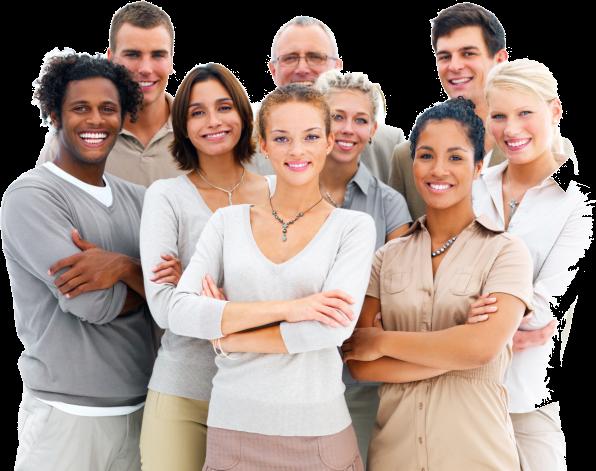
#> input picture Images/Nice Adults1.png, 596 x 471 px, found by its file name
$ jupyter execute --allow-errors A1.ipynb
#> lines starting #> are read from the running program, lines starting #| are printed output that depends on the picture
[cell 1]
import numpy as np
import matplotlib.pyplot as plt
import cv2
import os
from PIL import Image

[cell 2]
image_path = "C:/Users/astro/Documents/GitHub/Data-engineer-wavebreak/Images/Nice Adults1.png"
output_dir = os.path.dirname(image_path)
face_folder_path = os.path.join(output_dir, f"Faces for {os.path.basename(image_path)}")
try:
    os.makedirs(face_folder_path)
except FileExistsError:
    print(f'Directory {face_folder_path} already exists')

[cell 3]
# Load the Haar Cascade classifier for face detection
face_cascade = cv2.CascadeClassifier('haarcascades_frontalface_default.xml')

def detect_faces(image_path):
    """
    Pulls out the faces from an images and stores it in a folder.

    example:
        image_path = path/to/folder/image.jpg

        The facial images will be in the folder: path/to/folder/Faces for image.jpg"""
    faces = 0
    # Load the image using matplotlib (RGB format)
    image = cv2.imread(image_path)
#> image is the input picture: shape (471, 596, 3); mean B, G, R 127.3, 136.1, 155.1
    if plt.imread(image_path).shape[2] == 4:
        gray = cv2.cvtColor(image, cv2.COLOR_BGRA2GRAY)
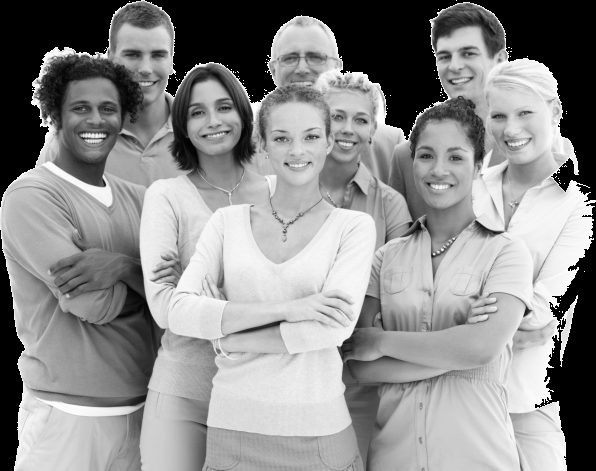
#> gray: shape (471, 596); min 0, max 255, mean 140.8
    else:
        gray = cv2.cvtColor(image, cv2.COLOR_BGR2GRAY)
    # Use the classifier to detect faces in the image
    faces = face_cascade.detectMultiScale(gray, 1.2, 5) # 1.2 = scale factor || 5 = minimum number of neighbours
#> faces = [[424, 31, 63, 63], [114, 29, 69, 69], [266, 29, 73, 73], [59, 80, 73, 73], [318, 94, 66, 66], [178, 84, 69, 69], [478, 90, 68, 68], [256, 106, 82, 82], [403, 126, 77, 77]]

    # Count the number of faces detected
    n_face = 1

    output_dir = os.path.dirname(image_path)
    face_folder_path = os.path.join(output_dir, f"Faces from ({os.path.splitext(os.path.basename(image_path))[0]})")

    # Check if directory already exists
    try:
        os.makedirs(face_folder_path)
    except FileExistsError:
        print(f'Directory {face_folder_path} already exists.')

    # Iterate through the faces
    for face in faces:
        # Get the Coordinates of the faces
        x,y,w,h = face

        headshot = image[y:y+h, x:x+w]
        headshot = Image.fromarray(obj = headshot)
        headshot.save(os.path.join(path = f"{face_folder_path}/face_{n_face}.png"))
        n_face += 1
#> this loop made 1 pass
#> pass 1, in detect_faces, `headshot = image[y:y+h, x:x+w]`:
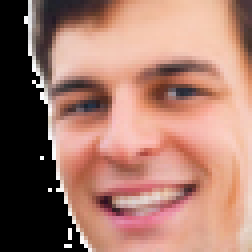
#> headshot: shape (63, 63, 3) (shown 4 times larger); mean B, G, R 109.3, 122.5, 166.2
#> after the loop, n_face = 1

    return len(faces)

$ run again, with Images/people happy.png copied over Images/Nice Adults1.png
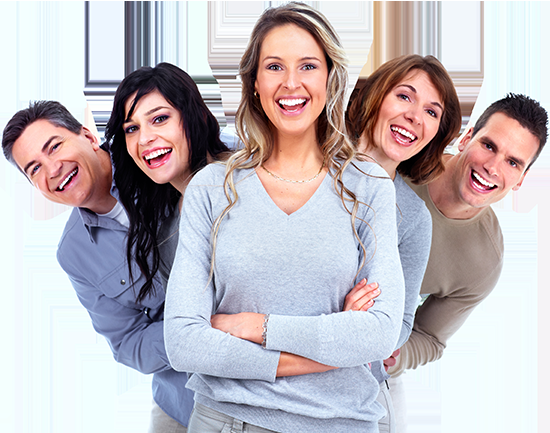
#> input picture Images/people happy.png, 550 x 433 px, found by its file name
#> in detect_faces, image is the input picture: shape (433, 550, 3); mean B, G, R 190.4, 185.1, 191.5
#> in detect_faces, `gray = cv2.cvtColor(image, cv2.COLOR_BGRA2GRAY)`:
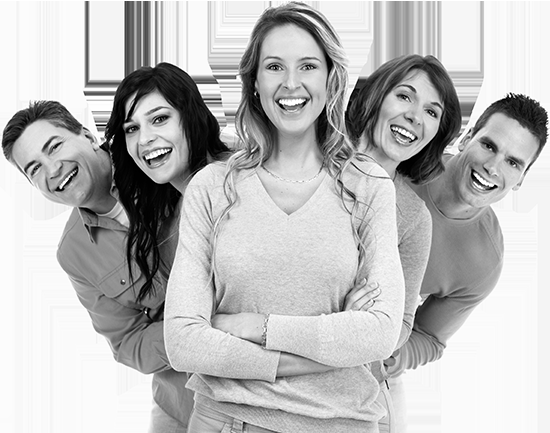
#> gray: shape (433, 550); min 0, max 255, mean 187.6
#> faces = [[107, 92, 85, 85], [246, 31, 92, 92]]
#> the loop in detect_faces, `for face in faces:` made 1 pass
#> pass 1, in detect_faces, `headshot = image[y:y+h, x:x+w]`:
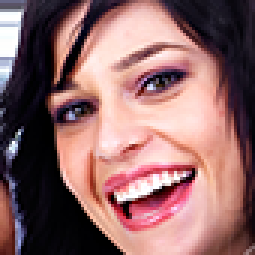
#> headshot: shape (85, 85, 3) (shown 3 times larger); mean B, G, R 104.1, 104.1, 142.9
#> after the loop in detect_faces, `for face in faces:`: n_face = 1

$ run again, with Images/people-smile-png-6.png copied over Images/Nice Adults1.png
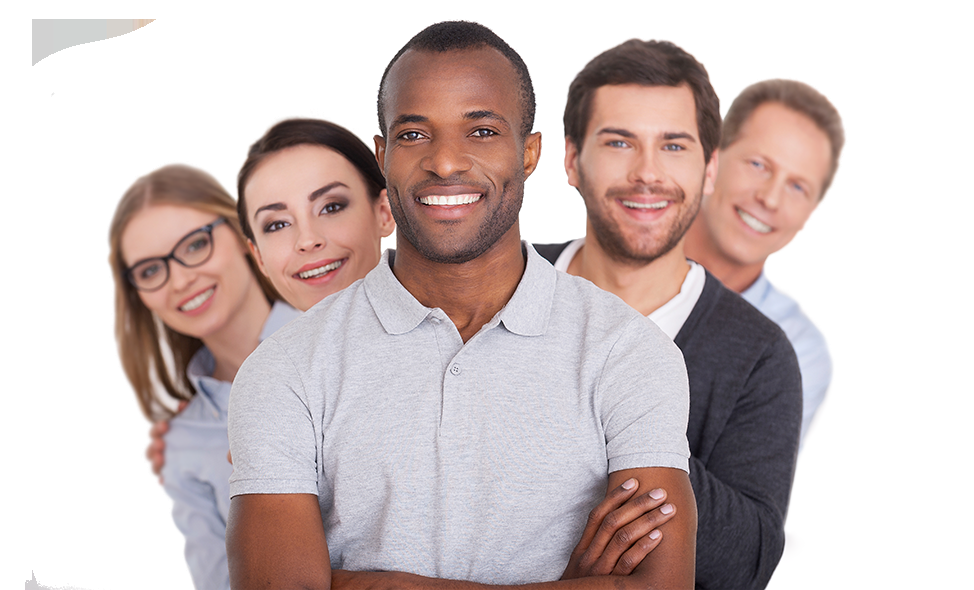
#> input picture Images/people-smile-png-6.png, 974 x 590 px, found by its file name
#> in detect_faces, image is the input picture: shape (590, 974, 3); mean B, G, R 189.7, 190.7, 205
#> in detect_faces, `gray = cv2.cvtColor(image, cv2.COLOR_BGRA2GRAY)`:
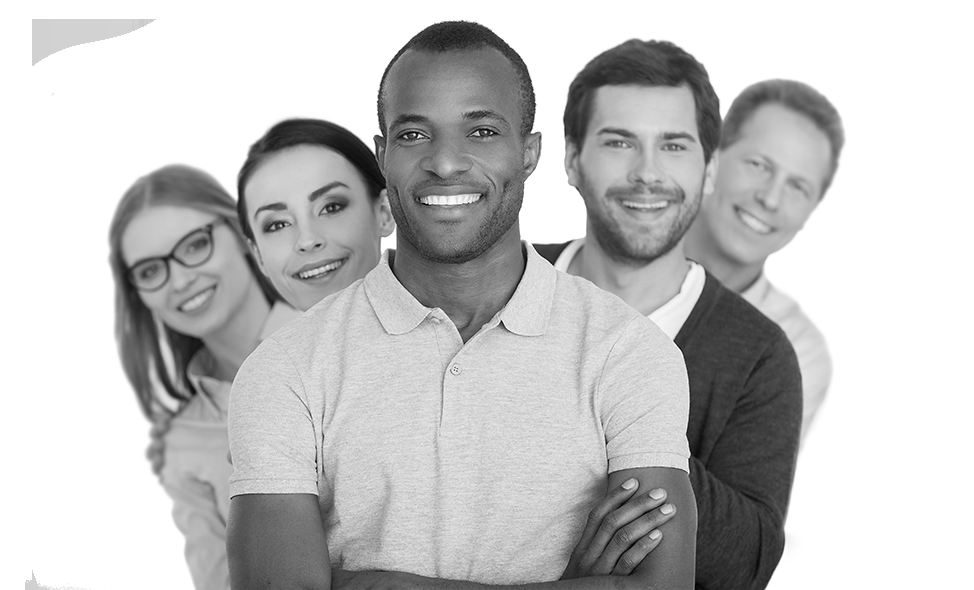
#> gray: shape (590, 974); min 0, max 255, mean 194.9
#> faces = [[572, 87, 147, 147], [372, 76, 153, 153], [228, 153, 155, 155]]
#> the loop in detect_faces, `for face in faces:` made 1 pass
#> pass 1, in detect_faces, `headshot = image[y:y+h, x:x+w]`:
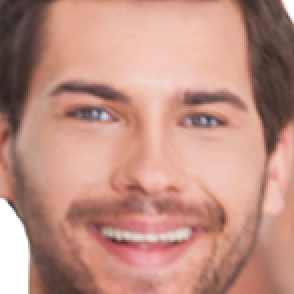
#> headshot: shape (147, 147, 3) (shown 2 times larger); mean B, G, R 130.8, 143.9, 191.4
#> after the loop in detect_faces, `for face in faces:`: n_face = 1

$ run again, with Images/people_smiles.png copied over Images/Nice Adults1.png
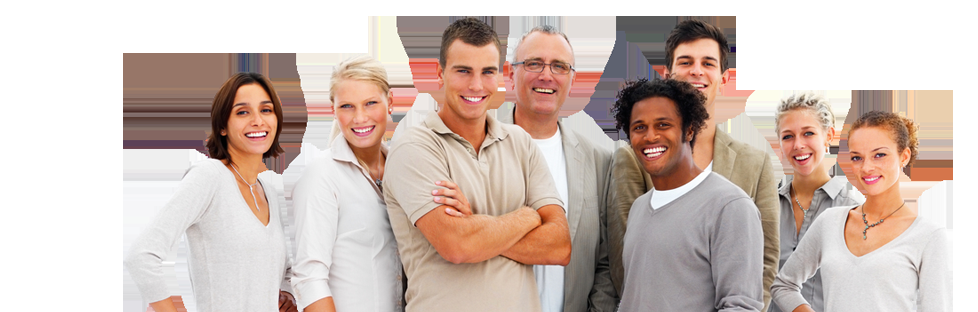
#> input picture Images/people_smiles.png, 978 x 312 px, found by its file name
#> in detect_faces, image is the input picture: shape (312, 978, 3); mean B, G, R 182.4, 190.4, 207.5
#> in detect_faces, `gray = cv2.cvtColor(image, cv2.COLOR_BGRA2GRAY)`:
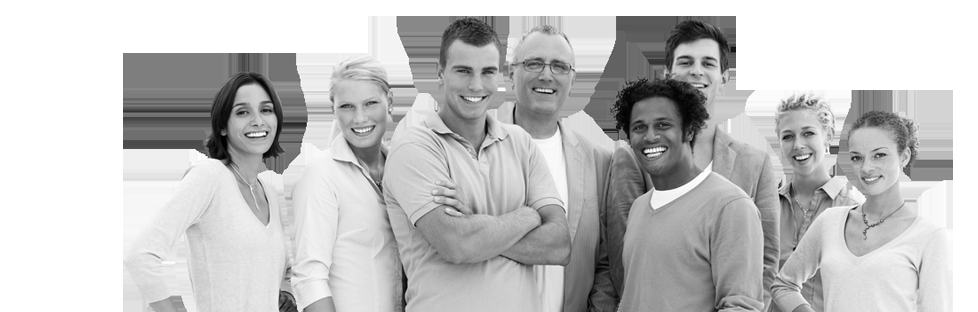
#> gray: shape (312, 978); min 0, max 255, mean 194.6
#> faces = [[667, 39, 60, 60], [439, 43, 75, 75], [328, 82, 63, 63], [224, 88, 61, 61], [622, 103, 60, 60], [769, 111, 60, 60], [839, 131, 64, 64], [514, 42, 64, 64]]
#> the loop in detect_faces, `for face in faces:` made 1 pass
#> pass 1, in detect_faces, `headshot = image[y:y+h, x:x+w]`:
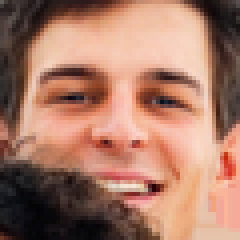
#> headshot: shape (60, 60, 3) (shown 4 times larger); mean B, G, R 102.8, 121.1, 167.2
#> after the loop in detect_faces, `for face in faces:`: n_face = 1
